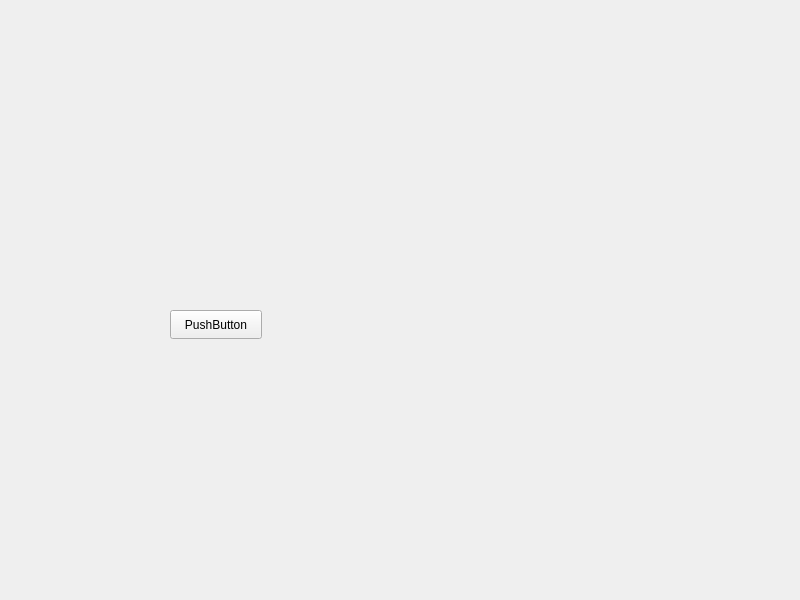
<?xml version="1.0" encoding="UTF-8"?>
<ui version="4.0">
 <class>Widget</class>
 <widget class="QWidget" name="Widget">
  <property name="geometry">
   <rect>
    <x>0</x>
    <y>0</y>
    <width>800</width>
    <height>600</height>
   </rect>
  </property>
  <property name="windowTitle">
   <string>Widget</string>
  </property>
  <widget class="DIY" name="diy1" native="true">
   <property name="geometry">
    <rect>
     <x>320</x>
     <y>210</y>
     <width>361</width>
     <height>41</height>
    </rect>
   </property>
  </widget>
  <widget class="DIY" name="diy2" native="true">
   <property name="geometry">
    <rect>
     <x>320</x>
     <y>290</y>
     <width>361</width>
     <height>61</height>
    </rect>
   </property>
  </widget>
  <widget class="QPushButton" name="pushButton">
   <property name="geometry">
    <rect>
     <x>170</x>
     <y>310</y>
     <width>92</width>
     <height>29</height>
    </rect>
   </property>
   <property name="text">
    <string>PushButton</string>
   </property>
  </widget>
 </widget>
 <customwidgets>
  <customwidget>
   <class>DIY</class>
   <extends>QWidget</extends>
   <header location="global">diy.h</header>
   <container>1</container>
  </customwidget>
 </customwidgets>
 <resources/>
 <connections/>
</ui>
